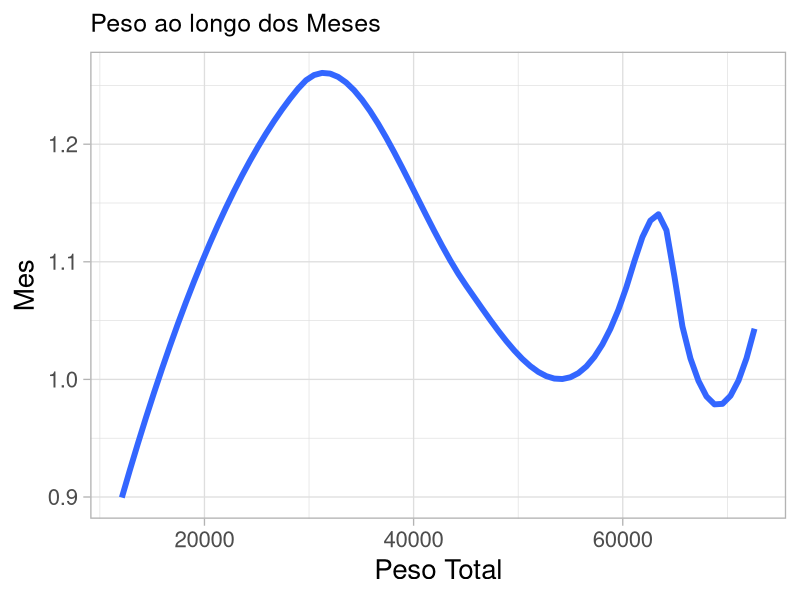
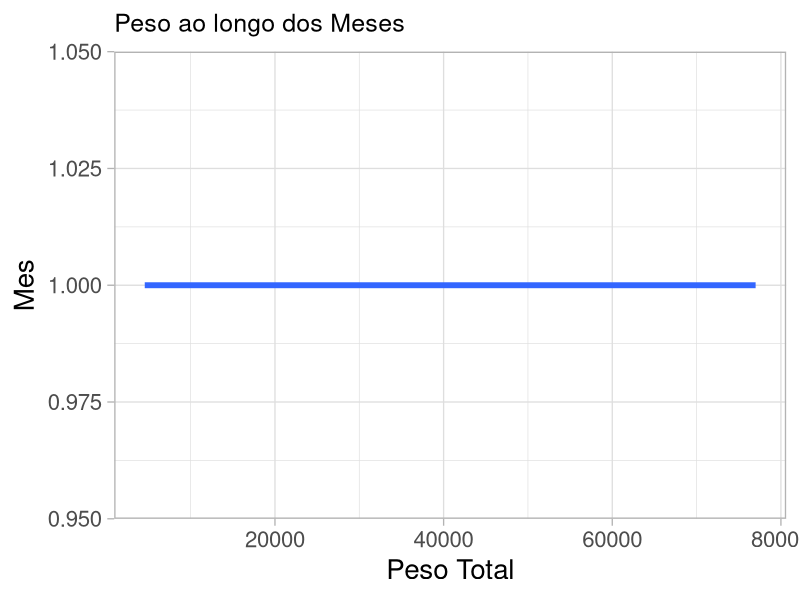
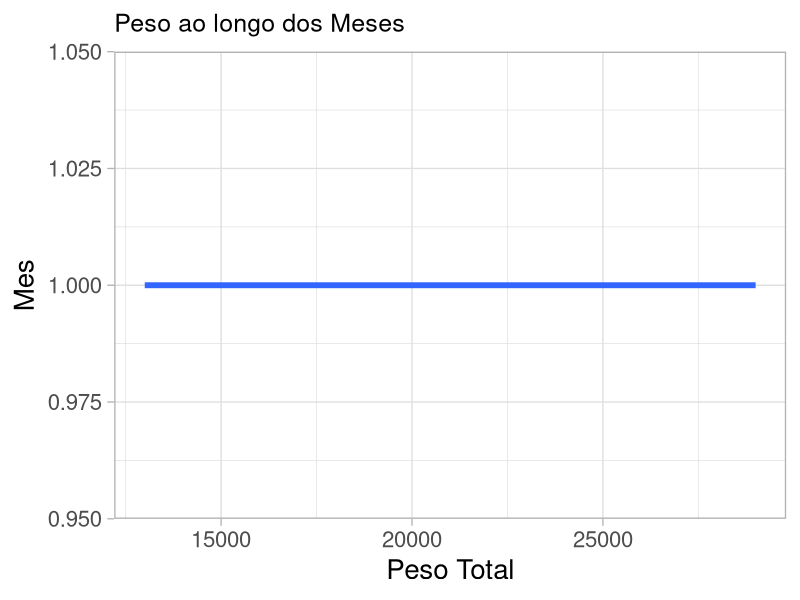

R code for these plots, in order:
########################## Lineup Project - R ################################# 


# Definindo o diretorio
setwd('D:/R_Projects/Lineup')
getwd()

# Instalar pacote "readxl" para fazer a leitura de arquivo Excel
install.packages('readxl')

# Carregando demais pacotes ja instalados em script anterior
library(readr)
library(dplyr)
library(ggplot2)
library(scales)
library(data.table)
library(readxl)


# Leitura de arquivo Excel - Lineup 07/01.2022
?read_excel
Lineup <- read_excel('Datamar Lineup 2022.01.07.xlsx', col_names = TRUE)
View(Lineup)
summary(Lineup)
str(Lineup)
View(head(Lineup))


# Testando subsets, somente grupo de graos
graos <- subset(Lineup, `COMM GROUP` == 'GRAINS')
graos <- na.omit(graos)
summary(Lineup)
nrow(Lineup)
nrow(graos)


# Conversão de datas
graos$ETS <- as.POSIXct(graos$ETS, format = '%Y-%m-%d')
graos$Month <- month(graos$ETS)
graos$Year <- year(graos$ETS)


# Conversão de Character para Inteiro
graos$WEIGHT <- as.numeric(graos$WEIGHT)

View(graos)
summary(graos)
class(graos$WEIGHT)
class(graos$Month)
View(head(graos))
head(graos)


# Soja, Milho e Arroz
soja <- subset(graos, CARGO == 'SOYBEANS')
soja <- subset(soja, Year %in% c(2021, 2022))

milho <- subset(graos, CARGO == 'CORN')
milho <- subset(milho, Year %in% c(2021, 2022))

arroz <- subset(graos, CARGO == 'RICE')
arroz <- subset(arroz, Year %in% c(2021, 2022))



g_soja <- ggplot(soja, aes(x = (WEIGHT), y = Month, color == as.factor(Year))) + 
  geom_smooth(se = FALSE, fill = NA, size = 2) +
  theme_light(base_size = 20) +
  xlab('Peso Total')+
  ylab('Mes') + 
  scale_color_discrete("") +
  ggtitle('Peso ao longo dos Meses') +
  theme(plot.title = element_text(size = 18))

g_soja


g_milho <- ggplot(milho, aes(x = (WEIGHT), y = Month, color == as.factor(Year))) + 
  geom_smooth(se = FALSE, fill = NA, size = 2) +
  theme_light(base_size = 20) +
  xlab('Peso Total')+
  ylab('Mes') + 
  scale_color_discrete("") +
  ggtitle('Peso ao longo dos Meses') +
  theme(plot.title = element_text(size = 18))

g_milho

g_arroz <- ggplot(arroz, aes(x = (WEIGHT), y = Month, color == as.factor(Year))) + 
  geom_smooth(se = FALSE, fill = NA, size = 2) +
  theme_light(base_size = 20) +
  xlab('Peso Total')+
  ylab('Mes') + 
  scale_color_discrete("") +
  ggtitle('Peso ao longo dos Meses') +
  theme(plot.title = element_text(size = 18))

g_arroz
